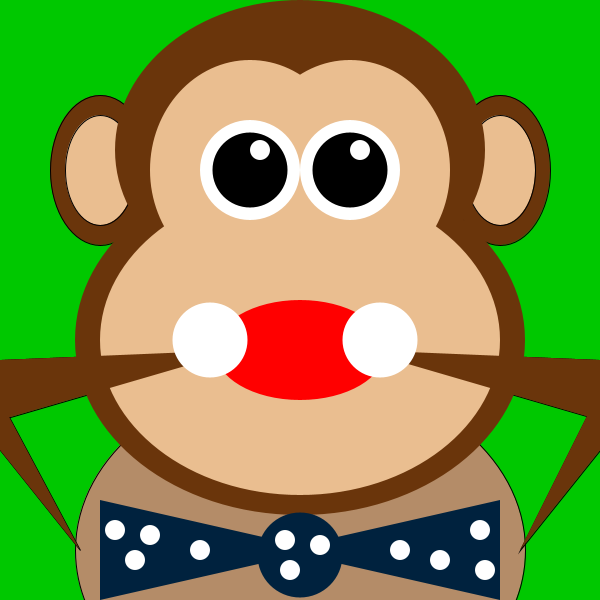
Frame 1 (no input)
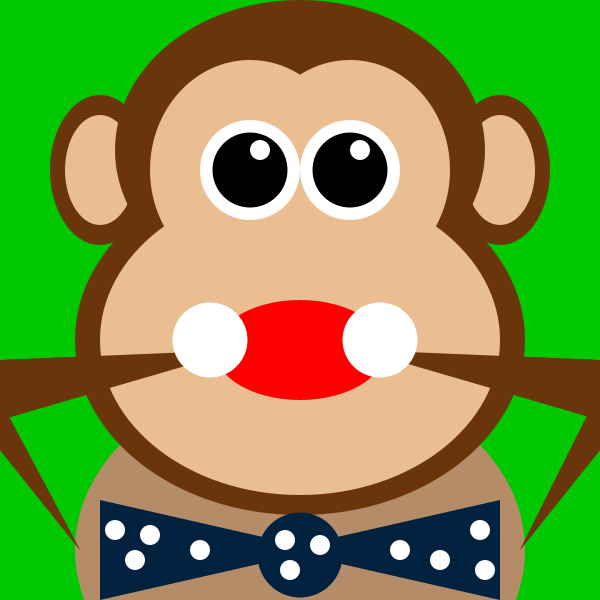
Frame 60 (the mouse pressed at the canvas centre just before this capture)
Frame 120 (the mouse held since frame 60 and released just before this capture): identical to frame 60, image omitted

The Processing sketch that drew these frames (run headless with seeded random() and noise(); from frame 60 on, the mouse is pressed at the canvas centre):

// Processing sketch: processing_116679
// ── processing_116679.pde

void setup(){
  size(600,600);
}
void draw(){
//color del fondo
background(0,200,0);
//cuerpo
fill(180, 140, 104);
ellipse(300,550,450,350);


//brazos
fill(106, 53, 11);
triangle(0,360,240,350,0,420);
triangle(80,550,0,400,0,450);
triangle(600,360,360,350,600,420);
triangle(595,400,640,400,520,550);
//orejas
//oreja derecha
fill(106, 53, 11);
ellipse(100,170,100,150);
fill(234, 190, 144);
ellipse(100,170,70,110);
//oreja izquierda
fill(106, 53, 11);
ellipse(500,170,100,150);
fill(234, 190, 144);
ellipse(500,170,70,110);

//forma de la cara
fill(106, 53, 11);
noStroke();
ellipse(300,150,370,300);
ellipse(300,340,450,350);
fill(234, 190, 144);
ellipse(300,340,400,310);
ellipse(250,170,200,220);
ellipse(350,170,200,220);  
//ojos
//forma
fill(255,255,255);
ellipse(250,170,100,100);
ellipse(350,170,100,100);
//relleno de los ojos
fill(0,0,0);
ellipse(250,170,75,75);
ellipse(350,170,75,75);
fill(255,255,255);
ellipse(260,150,20,20);
ellipse(360,150,20,20);
//boca
fill(255,0,0);
ellipse(300,350,170,100);
//pajarita
fill(0, 34, 62);
ellipse(300,555,85,85);
triangle(100,500,100,600,320,550);
triangle(280,550,500,600,500,500);
fill(255,255,255);
ellipse(200,550,20,20);
ellipse(150,535,20,20);
ellipse(135,560,20,20);
ellipse(115,530,20,20);
ellipse(290,570,20,20);
ellipse(285,540,20,20);
ellipse(320,545,20,20);
ellipse(400,550,20,20);
ellipse(440,560,20,20);
ellipse(480,530,20,20);
ellipse(485,570,20,20);
//brazos
fill(106, 53, 11);
triangle(0,360,240,350,0,420);
triangle(80,550,0,400,0,450);
triangle(600,360,360,350,600,420);
triangle(595,400,640,400,520,550);
//manos
fill(255,255,255);
ellipse(210,340,75,75);
ellipse(380,340,75,75);















  
  
  
  
  
  
  
  
}
